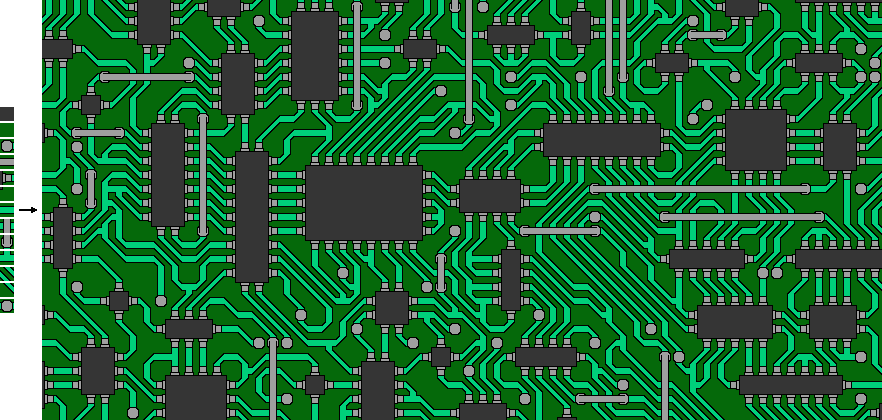
#> input picture wfc-circuit-1.png, 882 x 420 px
$ jupyter execute --allow-errors wfc.ipynb
#> lines starting #> are read from the running program, lines starting #| are printed output that depends on the picture
[cell 1]
import os
import sys
import time
from copy import deepcopy

import matplotlib.pyplot as plt
import numpy as np
import cv2

[cell 2]
class Tile():
    def __init__(self, img, index):
        self.img = img
        self.index = index
        self.neighbors = {
            'top': [],
            'bottom': [],
            'left': [],
            'right': []
        }

    def __str__(self):
        plt.figure(figsize = (2, 2))
        plt.imshow(self.img)
        plt.show()
        return "Tile object"

    def __getitem__(self, idx):
        return self.img[idx]

    def add_neighbor(self, direction, tile):
        self.neighbors[direction].append(tile)

[cell 3]
def check_side(side1, side2):
    ratio = 0.8
    num_pixels = np.prod(side1.shape)
    threshold = ratio * num_pixels
    if np.sum(side1 == side2) > threshold:
        return True
    elif np.sum(side1[:-1] == side2[1:]) > threshold:
        return True
    elif np.sum(side1[1:] == side2[:-1]) > threshold:
        return True

[cell 4]
def check_and_add(tile1, tile2):
    if check_side(tile1[0, :], tile2[-1, :]):
        tile1.add_neighbor('top', tile2)
        tile2.add_neighbor('bottom', tile1)
    if check_side(tile1[-1, :], tile2[0, :]):
        tile1.add_neighbor('bottom', tile2)
        tile2.add_neighbor('top', tile1)
    if check_side(tile1[:, 0], tile2[:, -1]):
        tile1.add_neighbor('left', tile2)
        tile2.add_neighbor('right', tile1)
    if check_side(tile1[:, -1], tile2[:, 0]):
        tile1.add_neighbor('right', tile2)
        tile2.add_neighbor('left', tile1)

[cell 5]
img = cv2.imread('wfc-circuit-1.png')
#> img is the input picture: shape (420, 882, 3); mean B, G, R 56.7, 107.6, 34.7

start = 107
end = 121
tiles = []
idx = 0
for i in range(13):
    tile = Tile(img[start:end, :14, :], idx)
    idx += 1
    start += 16
    end += 16
    tiles.append(tile)
#> after the loop, end = 329; idx = 13; start = 315; tiles = 13 items

[cell 6]
# rotate and flip tiles to augment data
N = len(tiles)
#> N = 13
for i in range(N):
    tile = tiles[i]
    img = deepcopy(tile.img)
    img90 = cv2.rotate(img, cv2.ROTATE_90_CLOCKWISE)
    img180 = cv2.rotate(img, cv2.ROTATE_180)
    img270 = cv2.rotate(img, cv2.ROTATE_90_COUNTERCLOCKWISE)
    if not np.all(img90 == img):
        new_tile = Tile(img90, idx)
        idx += 1
        tiles.append(new_tile)
    if not np.all(img180 == img) and not np.all(img180 == img90):
        new_tile = Tile(img180, idx)
        idx += 1
        tiles.append(new_tile)
    if not np.all(img270 == img) and not np.all(img270 == img90) and not np.all(img270 == img180):
        new_tile = Tile(img270, idx)
        idx += 1
        tiles.append(new_tile)
#> this loop made 13 passes
#> idx on passes 3 to 13: 16, 17, 20, 23, 24, 25, 28, 31, 32, 35, 36
#> after the loop, idx = 36; tiles = 36 items

[cell 7]
for i in range(len(tiles)):
    for j in range(i+1, len(tiles)):
        check_and_add(tiles[i], tiles[j])
#> this loop made 36 passes

[cell 8]
def reduce_prob(canvas, row, col, choices, tiles):
    neighbor_choices = []
    valid_choices = []
    for i, j, direction in [[row-1, col, 'bottom'], [row+1, col, 'top'], [row, col-1, 'right'], [row, col+1, 'left']]:
        neighbor_tiles = []
        for tile_idx in choices[(i, j)]:
            neighbors = tiles[tile_idx].neighbors[direction]

        neighbor_choices.append()
    min_len = 1000
    for i in range(len(neighbor_choices)):
        length = len(neighbor_choices[i])
        if length < min_len:
            min_idx = i
            min_len = length
    for choice in neighbor_choices[i]:
        vote = 0
        for neighbor in neighbor_choices: # check if in possible neighbors list
            if choice in neighbor:
                vote += 1
        if vote == len(neighbor_choices):
            valid_choices.append(choice)
    choices[(row, col)] = valid_choices

[cell 9]
rows = 10
cols = 10
canvas = np.zeros(shape = (rows, cols))
num_tiles = len(tiles)
choices = {}
for i in range(rows):
    for j in range(cols):
        choices[(i, j)] = np.arange(num_tiles).tolist()
indices = []
for i in range(rows):
    for j in range(cols):
        indices.append([i, j])
idx_list = np.arange(len(indices)).tolist()
idx = np.random.choice(idx_list)
idx_list.remove(idx)
row, col = indices[idx]
state = np.random.choice(choices[(row,  col)])
canvas[row,  col] = state
choices[(row, col)] = [state]

# compute new probability for 4 immediate neighbors
#> (the rest of this cell did not finish here and is left out)

[cell 10]
canvas

[cell 11]
for i in range(len(tiles)):
    print(f"Showing neighbors of tile {i}")
    print(tiles[i])
    print('-------------------------------')
    for key in tiles[0].neighbors:
        for j in range(len(tiles[i].neighbors[key])):
            print(key)
            print(tiles[i].neighbors[key][j])
    print('==========================================')
#> this loop made 36 passes
#> (printed output is left out)
#> pass 1, in __str__, `plt.show()`:
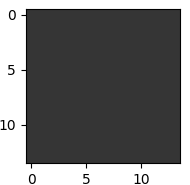
#> figure drawn by matplotlib, 1 panel
#> pass 1, in __str__ (call 4), `plt.show()`:
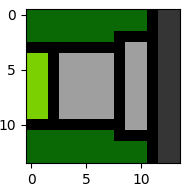
#> figure drawn by matplotlib, 1 panel
#> pass 1, in __str__ (call 5), `plt.show()`:
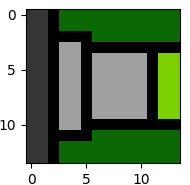
#> figure drawn by matplotlib, 1 panel
#> pass 2, in __str__ (call 32), `plt.show()`:
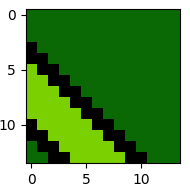
#> figure drawn by matplotlib, 1 panel
#> pass 2, in __str__ (call 38), `plt.show()`:
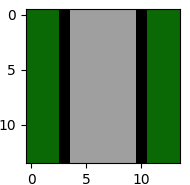
#> figure drawn by matplotlib, 1 panel
#> pass 2, in __str__ (call 40), `plt.show()`:
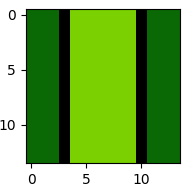
#> figure drawn by matplotlib, 1 panel
#> pass 2, in __str__ (call 41), `plt.show()`:
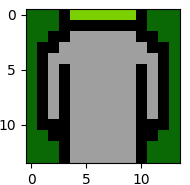
#> figure drawn by matplotlib, 1 panel
#> pass 2, in __str__ (call 42), `plt.show()`:
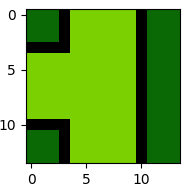
#> figure drawn by matplotlib, 1 panel
#> pass 2, in __str__ (call 45), `plt.show()`:
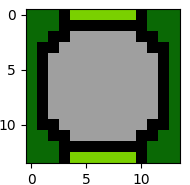
#> figure drawn by matplotlib, 1 panel
#> pass 2, in __str__ (call 56), `plt.show()`:
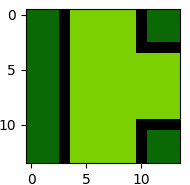
#> figure drawn by matplotlib, 1 panel
